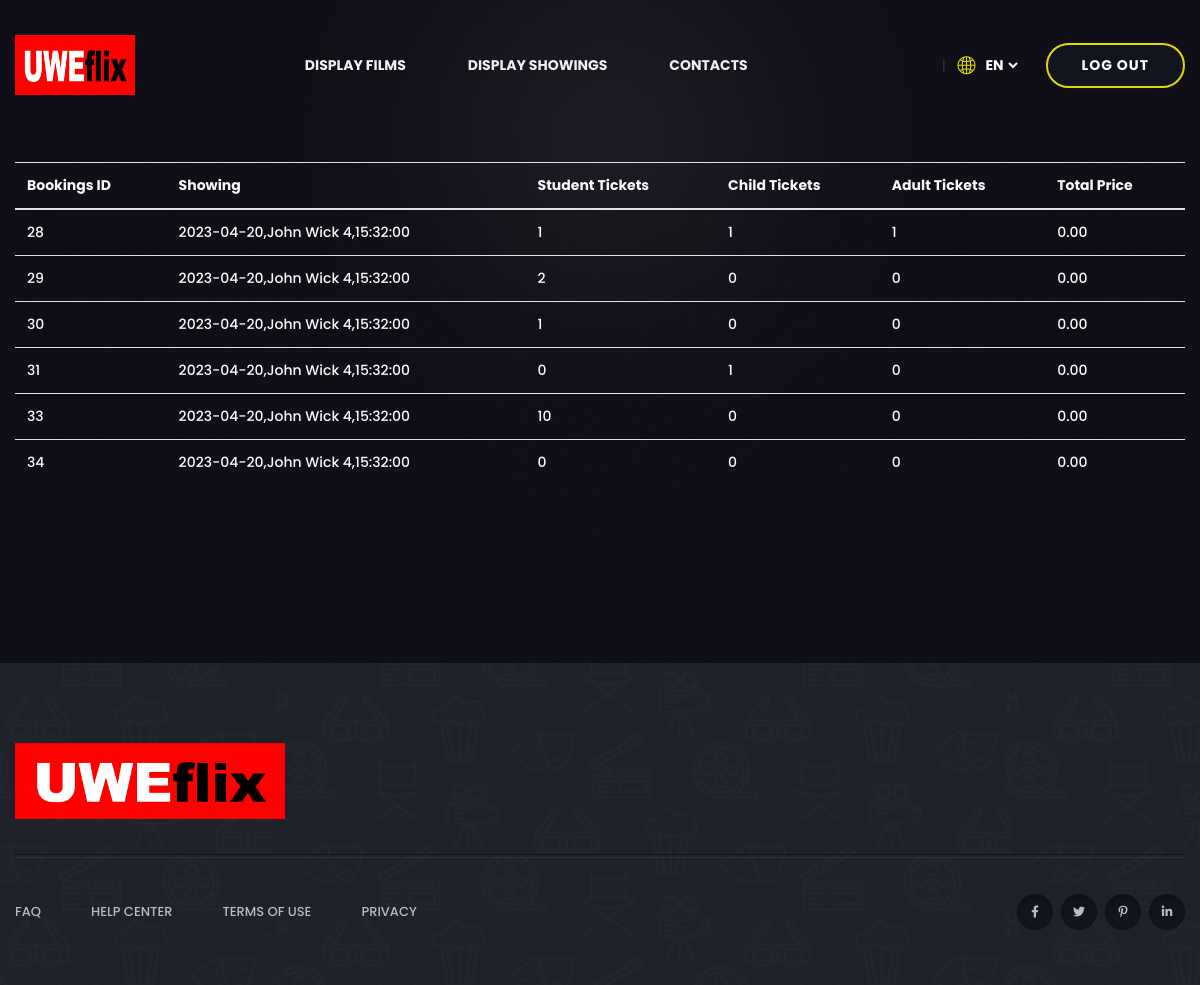
/my_tickets (signed in), run on an earlier commit of the app's database.
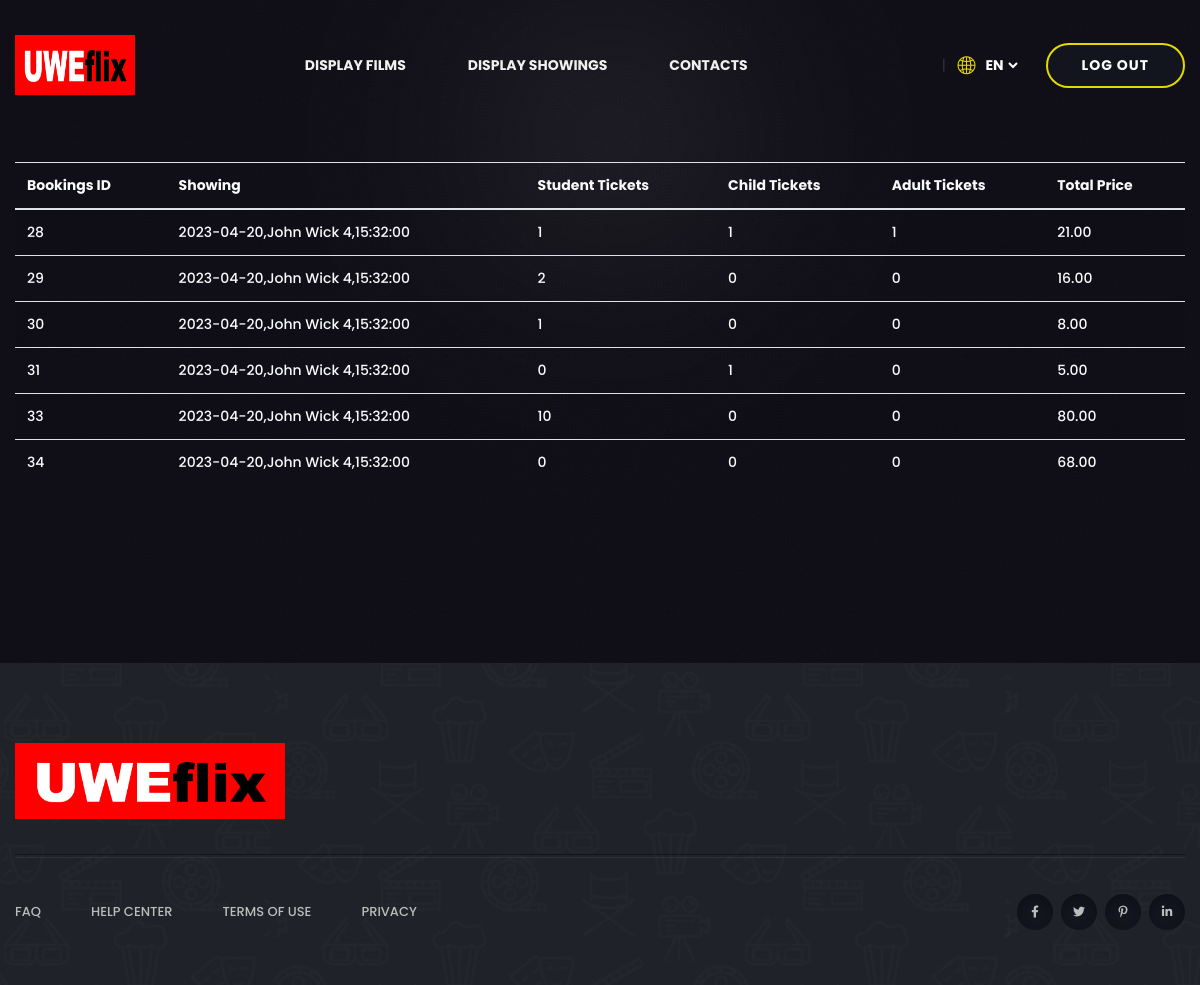
And on a later commit of the database.
### cinema/models.py (models this page shows, shortened)
class Booking(models.Model):
    bookingID = models.AutoField(primary_key=True,unique=True)
    user = models.ForeignKey(User, on_delete = models.CASCADE, null = True, blank=True)
    showing = models.ForeignKey(showing, on_delete=models.CASCADE, null=True)
    student_tickets = models.PositiveIntegerField(default=0)
    child_tickets = models.PositiveIntegerField(default=0)
    adult_tickets = models.PositiveIntegerField(default=0)
    cr_tickets = models.PositiveIntegerField(default=0)
    total_price = models.DecimalField(max_digits=6, decimal_places=2, default=0)
    purchase_date = models.DateTimeField(default=timezone.now)

class showing(models.Model):
    date= models.DateField("Date of showing (mm/dd/yyyy)")
    startTime=models.TimeField("Time of showing (HH:MM)")
    numberOfSales = models.PositiveIntegerField(blank=True, null=True)
    film=models.ForeignKey(film, on_delete=models.RESTRICT, null=True)
    screen= models.ForeignKey(screen,on_delete=models.CASCADE)
    def __str__(self):
        return f"{self.date},{self.film},{self.startTime}"

class film(models.Model):
    title = models.CharField(max_length=256)
    description = models.TextField(max_length=256)
    trailer = models.TextField(max_length=550, default='null')
    filmImage = models.ImageField(upload_to='images/')
    duration = models.CharField(max_length=6)
    ageSelection = (
        ("U", "U"),
        ("PG", "PG"),
        ("12A", "12A"),
        ("12", "12"),
        ("15", "15"),
        ("18", "18"),
    )
    year = models.CharField(max_length=4)
    rating = models.CharField(max_length=3)
    age = models.CharField(choices=ageSelection, max_length=3)
    def __str__(self):
        return self.title

### uwe/views.py (the view)
# urls.py: path('my_tickets', views.my_tickets, name='my_tickets'),
def my_tickets(request):
    user = User.objects.get(id=request.session['id'])
    data = Booking.objects.filter(user=user)
    context = {
        'data' : data
    }
    return render(request, 'uwe/my_tickets.html', context)

### accounts/permissions.py (called while the page is built)
    def __call__(self, request):
        response = self.get_response(request)
        return response

    def process_view(self, request, view_func, view_args, view_kwargs):
        user_required = view_kwargs.get('user_required', None)
        user_types_required = view_kwargs.get('user_types_required', None)
        if user_required or user_types_required:
            user = self.get_authenticated_user(request)
            if not user:
                return redirect(reverse('login') + '?message=Login Required')
            if user_types_required and user.userType not in user_types_required:
                return redirect(reverse('home') + '?message=You do not have the relevant permissions')

### uwe/templates/uwe/my_tickets.html (shortened to what this page needs)
{% extends "uwe/base.html" %}
    {% load static %}
{% block content %}
<section class="contact-area contact-bg" data-background="{% static 'uwe/img/bg/contact_bg.jpg' %}" style="background-image: url('/static/uwe/img/bg/contact_bg.jpg');">
    <div class="container">
        <br>
        <br>
        <table class="table table-striped text-light">
            <thead>
                <tr>
                    <th scope="col">Bookings ID</th>
                    <th scope="'col">Showing</th>
                    <th scope="'col">Student Tickets</th>
                    <th scope="'col">Child Tickets</th>
                    <th scope="'col">Adult Tickets</th>
                    <th scope="'col">Total Price</th>
                </tr>
            </thead>
            <tbody>
                {% for data in data %}
                    <tr>
                        <td scope="row"><a>{{ data.bookingID }}</a></td>
                        <td scope="row"><a>{{ data.showing }}</a></td>
                        <td scope="row"><a>{{ data.student_tickets }}</a></td>
                        <td scope="row"><a>{{ data.child_tickets }}</a></td>
                        <td scope="row"><a>{{ data.adult_tickets }}</a></td>
                        <td scope="row"><a>{{ data.total_price }}</a></td>
                    </tr>
                {% endfor %}
            </tbody>
        </table>
        <br>
        <br>
    </div>
</section>
{% endblock %}

### uwe/templates/uwe/base.html (shortened to what this page needs)
<!DOCTYPE html>
<html>
<head>
    {% load static %}
    <link rel="stylesheet" href="{% static 'uwe/css/bootstrap.min.css' %}"/>
    <link rel="stylesheet" href="{% static 'uwe/css/animate.min.css' %}"/>
    <link rel="stylesheet" href="{% static 'uwe/css/magnific-popup.css' %}"/>
    <link rel="stylesheet" href="{% static 'uwe/css/fontawesome-all.min.css' %}"/>
    <link rel="stylesheet" href="{% static 'uwe/css/owl.carousel.min.css' %}"/>
    <link rel="stylesheet" href="{% static 'uwe/css/flaticon.css' %}"/>
    <link rel="stylesheet" href="{% static 'uwe/css/odometer.css' %}"/>
    <link rel="stylesheet" href="{% static 'uwe/css/aos.css' %}"/>
    <link rel="stylesheet" href="{% static 'uwe/css/slick.css' %}"/>
    <link rel="stylesheet" href="{% static 'uwe/css/default.css' %}"/>
    <link rel="stylesheet" href="{% static 'uwe/css/style.css' %}"/>
    <link rel="stylesheet" href="{% static 'uwe/css/responsive.css' %}"/>
</head>
<body>
<header>
    <div id="sticky-header" class="menu-area transparent-header">
        <div class="container custom-container">
            <div class="row">
                <div class="col-12">
                    <div class="menu-wrap">
                        <nav class="menu-nav show">
                            <div class="logo">
                                <a href="{% url 'cinema:list_films' %}"><img src="/images/uweflix_logo.png"
                                                                             style="height:60px; width:120px;"></a>
                            </div>
                            <div class="navbar-wrap main-menu d-none d-lg-flex">
                                <ul class="navigation">
                                    <li class="menu-item">
                                        <a class="navbar-brand" href="{% url 'cinema:list_films' %}">Display Films</a>
                                    </li>
                                    <li class="menu-item">
                                        <a class="navbar-brand" href="{% url 'cinema:list_showings' %}">Display
                                            Showings</a>
                                    </li>
                                    <li><a href="{% url 'contact_us' %}">contacts</a></li>
                                </ul>
                            </div>
                            <div class="header-action d-none d-md-block">
                                <ul>
                                    <li class="header-lang">
                                        <form action="#">
                                            <div class="icon"><i class="flaticon-globe"></i></div>
                                            <select id="lang-dropdown">
                                                <option value="">En</option>
                                            </select>
                                        </form>
                                    </li>
                                    {% if request.session.id is None %}
                                    <li class="header-btn"><a href="{% url 'register' %}" class="btn">Register</a></li>
                                    <li class="header-btn"><a href="{% url 'login' %}" class="btn">Sign In</a></li>
                                    {% else %}
                                    <li class="header-btn"><a href="{% url 'logout' %}" class="btn">Log out</a></li>
                                    {% endif %}
                                </ul>
                            </div>
                    </nav>
                </div>
            </div>
        </div>
    </div>
    </div>
</header>
<main>
    {% block content %}{% endblock %}
</main>
<footer>
    <div class="footer-top-wrap">
        <div class="container">
            <div class="footer-menu-wrap">
                <div class="row align-items-center">
                    <div class="col-lg-3">
                        <div class="footer-logo">
                            <a href="{% url 'cinema:list_films' %}"><img src="/images/uweflix_logo.png"  class="img-fluid" alt=""></a>
                        </div>
                    </div>
                </div>
            </div>
            <div class="footer-quick-link-wrap">
                <div class="row align-items-center">
                    <div class="col-md-7">
                        <div class="quick-link-list">
                            <ul>
                                <li><a href="#">FAQ</a></li>
                                <li><a href="#">Help Center</a></li>
                                <li><a href="#">Terms of Use</a></li>
                                <li><a href="#">Privacy</a></li>
                            </ul>
                        </div>
                    </div>
                    <div class="col-md-5">
                        <div class="footer-social">
                            <ul>
                                <li><a href="#"><i class="fab fa-facebook-f"></i></a></li>
                                <li><a href="#"><i class="fab fa-twitter"></i></a></li>
                                <li><a href="#"><i class="fab fa-pinterest-p"></i></a></li>
                                <li><a href="#"><i class="fab fa-linkedin-in"></i></a></li>
                            </ul>
                        </div>
                    </div>
                </div>
            </div>
        </div>
    </div>
</footer>
</body>
<head>
</head>
</html>

### uwe/static/uwe/css/responsive.css (style rules this page uses)
@media (max-width: 1500px) { .custom-container { max-width: 1330px; } }
@media (max-width: 1500px) { .header-action > ul > li { position: relative; margin-left: 25px; } }

What changed in the data, as far as the page shows it:
changed Booking id 28: total_price "0.00" → "21.00"
changed Booking id 29: total_price "0.00" → "16.00"
changed Booking id 30: total_price "0.00" → "8.00"
changed Booking id 31: total_price "0.00" → "5.00"
changed Booking id 33: total_price "0.00" → "80.00"
changed Booking id 34: total_price "0.00" → "68.00"
